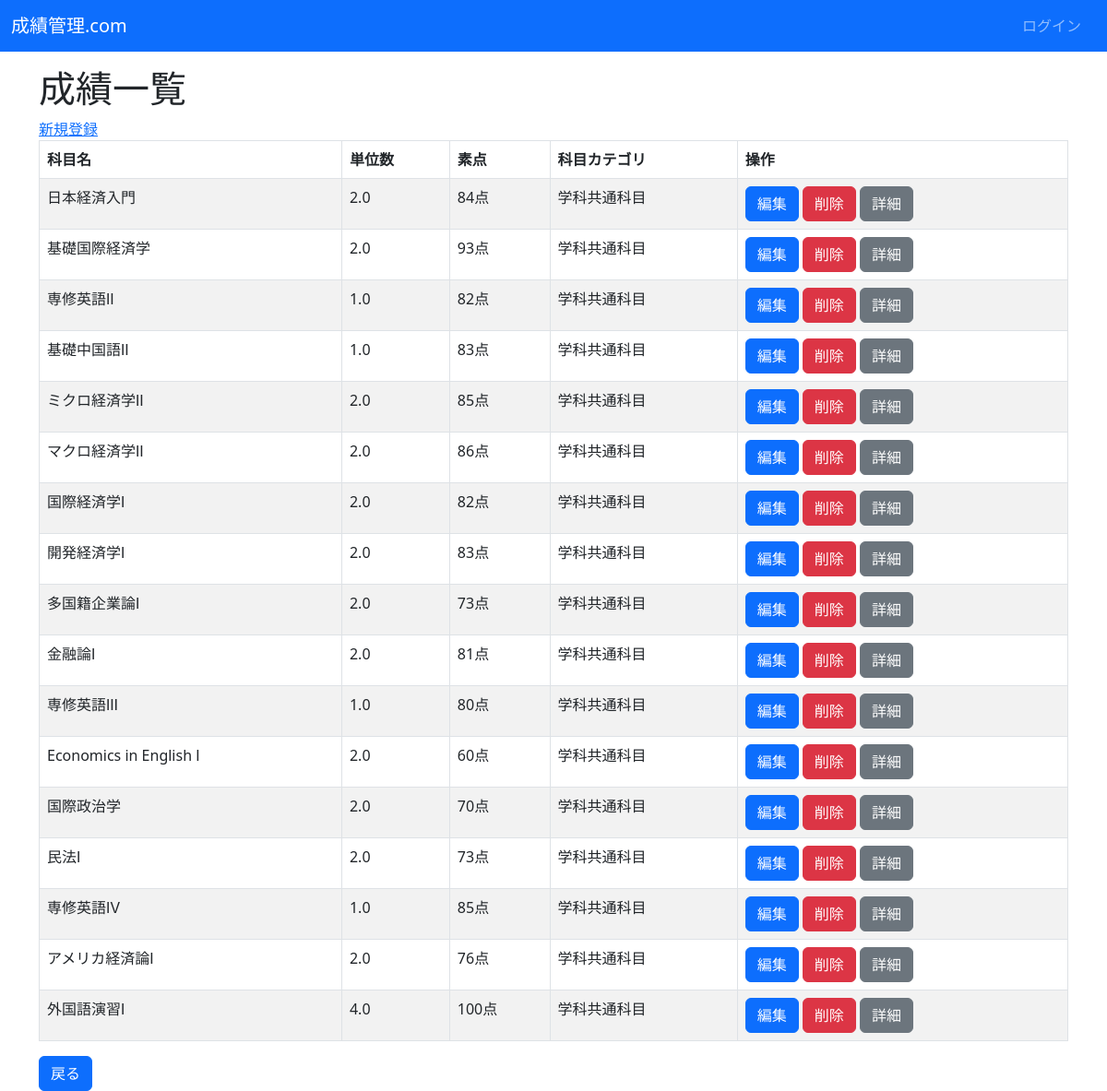
/crud/学科共通科目/, run on the app's committed database.
### crud/models.py (models this page shows, shortened)
class Subject(models.Model):
  name = models.CharField(max_length=100)
  credit = models.FloatField(null=True, blank=False)
  score = models.PositiveIntegerField()
  category = models.ForeignKey(Category, on_delete=models.DO_NOTHING)

class Category(models.Model):
  name = models.CharField(max_length=200)
  def __str__(self):
    return self.name

### crud/views.py (the view)
# urls.py: path('crud/<str:category>/', CategorySubjectListView.as_view(), name="category-subject-list"),
class CategorySubjectListView(ListView):
  model = Subject
  template_name = "crud/category_subject.html"
  context_object_name = "subjects"
  def get_queryset(self, **kwargs):
    category_name = self.kwargs["category"]
    category = get_object_or_404(Category, name=category_name)
    return super().get_queryset().filter(category=category)

### crud/templates/crud/category_subject.html (shortened to what this page needs)
{% extends "base.html" %}
{% block content %}
    <h1>成績一覧</h1>
    <a href="{% url 'new' %}">新規登録</a>
    <table class="table table-striped table-hover table-bordered">
      <thead>
        <tr>
          <th>科目名</th>
          <th>単位数</th>
          <th>素点</th>
          <th>科目カテゴリ</th>
          <th>操作</th>
        </tr>
      </thead>
      {% for subject in object_list %}
      <tr>
        <td>{{ subject.name }}</td>
        <td>{{ subject.credit }}</td>
        <td>{{ subject.score }}点</td>
        <td>{{ subject.category }}</td>
        <td>
          <button class="btn btn-primary" onclick="location.href='{% url 'edit' pk=subject.pk %}'">編集</button>
          <button class="btn btn-danger" onclick="location.href='{% url 'delete' pk=subject.pk %}'">削除</button>
          <button class="btn btn-secondary" onclick="location.href='{% url 'detail' pk=subject.pk %}'">詳細</button>
        </td>
      </tr>
      {% endfor %}
    </table>
    <button class="btn btn-primary" onclick="location.href='{% url 'list' %}'">戻る</button>
  {% endblock %}

### data on the page
Subject: name "日本経済入門", credit "2.0", score "84", category "学科共通科目"
Subject: name "基礎国際経済学", credit "2.0", score "93", category "学科共通科目"
Subject: name "専修英語Ⅱ", credit "1.0", score "82", category "学科共通科目"
Subject: name "基礎中国語Ⅱ", credit "1.0", score "83", category "学科共通科目"
Subject: name "ミクロ経済学Ⅱ", credit "2.0", score "85", category "学科共通科目"
Subject: name "マクロ経済学Ⅱ", credit "2.0", score "86", category "学科共通科目"
Subject: name "国際経済学Ⅰ", credit "2.0", score "82", category "学科共通科目"
Subject: name "開発経済学Ⅰ", credit "2.0", score "83", category "学科共通科目"
Subject: name "多国籍企業論Ⅰ", credit "2.0", score "73", category "学科共通科目"
Subject: name "金融論Ⅰ", credit "2.0", score "81", category "学科共通科目"
Subject: name "専修英語Ⅲ", credit "1.0", score "80", category "学科共通科目"
Subject: name "Economics in English Ⅰ", credit "2.0", score "60", category "学科共通科目"
Subject: name "国際政治学", credit "2.0", score "70", category "学科共通科目"
Subject: name "民法Ⅰ", credit "2.0", score "73", category "学科共通科目"
Subject: name "専修英語Ⅳ", credit "1.0", score "85", category "学科共通科目"
Subject: name "アメリカ経済論Ⅰ", credit "2.0", score "76", category "学科共通科目"
Subject: name "外国語演習Ⅰ", credit "4.0", score "100", category "学科共通科目"
